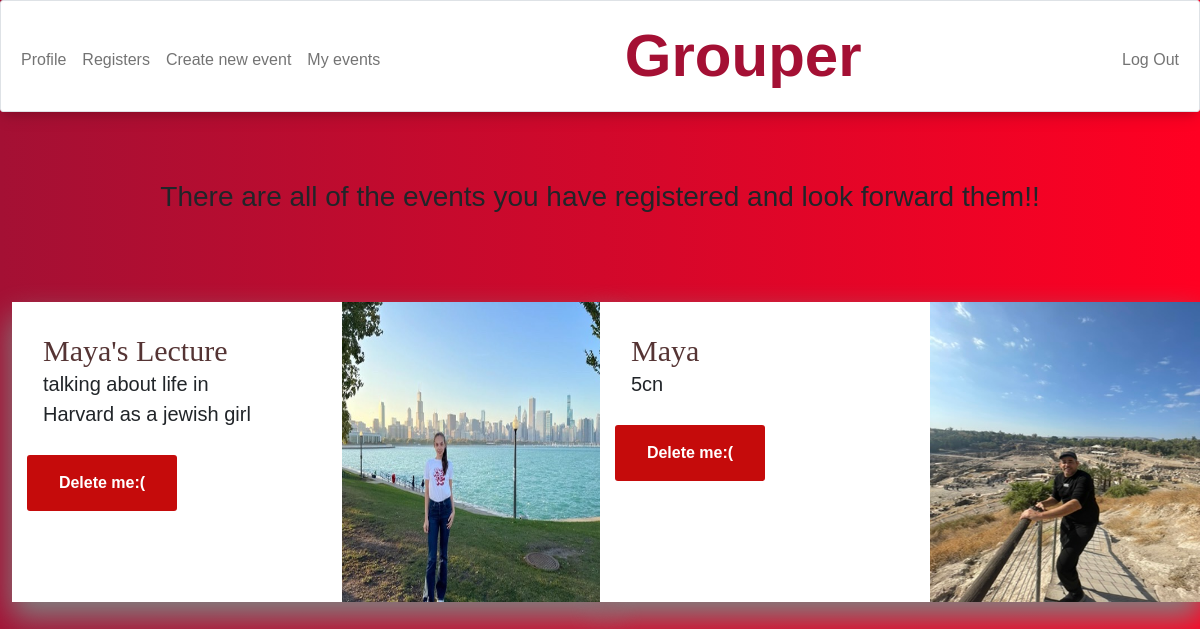
Page /registers (signed in) on the earlier database version.
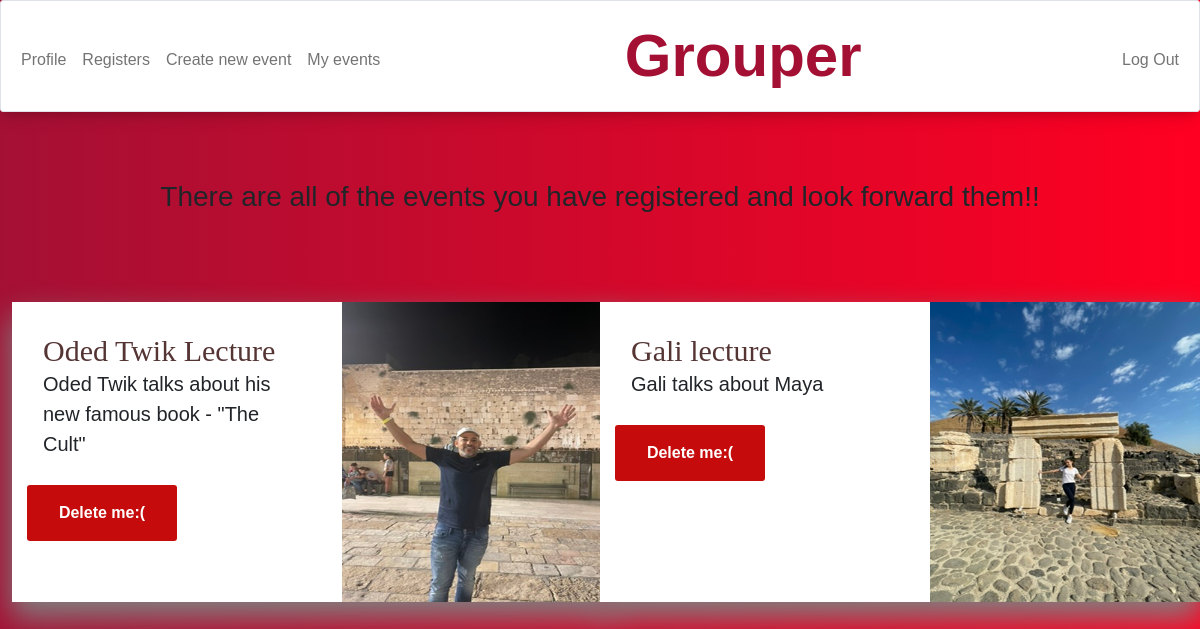
Same page on the later database version.
### tables this page shows
CREATE TABLE registers (id_person INTGER NOT NULL, id_event INTEGER NOT NULL);

CREATE TABLE events (id INTEGER PRIMARY KEY AUTOINCREMENT NOT NULL, title TEXT NOT NULL, date NUMERIC NOT NULL, details TEXT NOT NULL, location TEXT NOT NULL, people_number INTEGER, price INTEGER, another TEXT, hour NUMERIC NOT NULL, file TEXT, passport INTEGER);

### app.py (the view)
@app.route("/registers", methods=["GET", "POST"])
@login_required
def registers():
    if request.method == "POST":
        id = db.execute("SELECT id FROM users WHERE passport = ?", session.get("passport"))[0]["id"]
        db.execute("DELETE FROM registers WHERE id_event = ? AND id_person = ?", request.form.get("event_id"), id)
        return redirect("/registers")
    else:
        id = db.execute("SELECT id FROM users WHERE passport = ?", session.get("passport"))[0]["id"]
        registers = db.execute("SELECT * FROM registers JOIN events ON registers.id_event = events.id WHERE id_person = ?", id)
        return render_template("registers.html", registers = registers)

### app.py (called while the page is built)
@app.after_request
def after_request(response):
    response.headers["Cache-Control"] = "no-cache, no-store, must-revalidate"
    response.headers["Expires"] = 0
    response.headers["Pragma"] = "no-cache"
    return response

### helpers.py (called while the page is built)
def login_required(f):
    @wraps(f)
    def decorated_function(*args, **kwargs):
        if session.get("passport") is None:
            return redirect("/login")
        return f(*args, **kwargs)
    return decorated_function

### templates/registers.html (shortened to what this page needs)
{% extends "layout.html" %}
{% block main %}
    <h3>There are all of the events you have registered and look forward them!!</h3>
    <link rel="stylesheet" href="https://cdnjs.cloudflare.com/ajax/libs/font-awesome/4.7.0/css/font-awesome.min.css">
<div class="row row-cols-0 row-cols-md-2 g-0">
    {% for register in registers %}
  <div class="col">
<div id="container">
	<div class="product-details">
	<div class="card-body">
      <h1>{{ register.title }}</h1>
          <p class="information">{{ register.details }}</p>
    </div>
    <form action="/registers" method="post">
      <button type="submit" style="background-color:rgb(197, 11, 11);">
        Delete me:(</button>
    </form>
</div>
<div class="product-image">
	<img src="static/images/{{ register.file }}" alt="...">
</div>
</div>
  </div>
  {% endfor %}
</div>
{% endblock %}

Differences in the rows shown:
removed registers: title "Maya's Lecture", details "talking about life in Harvard as a jewish girl", file (picture)
removed registers: title "Maya", details "5cn", file (picture)
added registers: title "Oded Twik Lecture", details "Oded Twik talks about his new famous book - \"The Cult\"", file (picture)
added registers: title "Gali lecture", details "Gali talks about Maya", file (picture)
